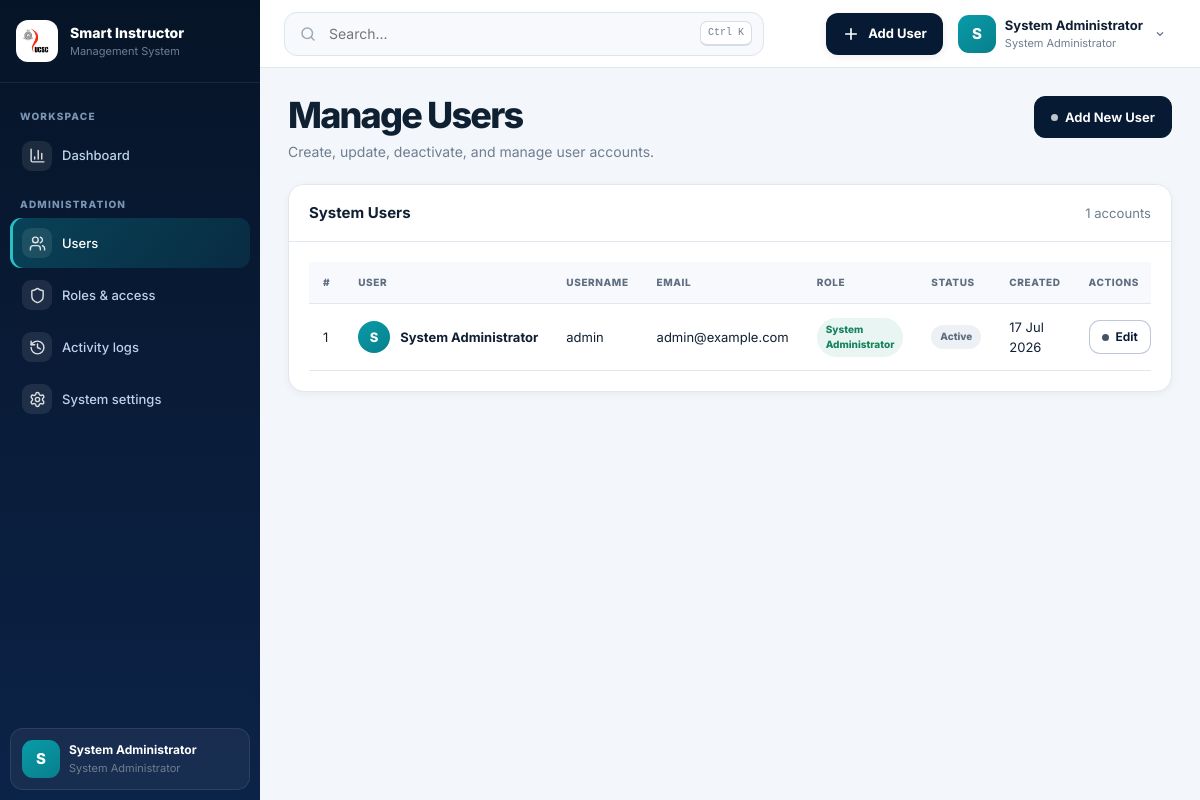
The page /admin/users.php (signed in) on the database its author committed.
### tables this page shows
CREATE TABLE `users` (
  `id` int(11) NOT NULL,
  `username` varchar(50) NOT NULL,
  `email` varchar(100) NOT NULL,
  `password` varchar(255) NOT NULL,
  `full_name` varchar(150) NOT NULL,
  `role_id` int(11) NOT NULL,
  `status` enum('active','inactive','suspended') DEFAULT 'active',
  `phone` varchar(20) DEFAULT NULL,
  `avatar_url` varchar(255) DEFAULT NULL,
  `created_at` timestamp NOT NULL DEFAULT current_timestamp(),
  `updated_at` timestamp NOT NULL DEFAULT current_timestamp() ON UPDATE current_timestamp()
);

CREATE TABLE `roles` (
  `id` int(11) NOT NULL,
  `role_name` varchar(100) NOT NULL,
  `description` text DEFAULT NULL,
  `created_at` timestamp NOT NULL DEFAULT current_timestamp()
);

### config/config.php (called while the page is built, shortened)
<?php
if (!function_exists('app_url')) {
    function app_url(string $path = ''): string {
        $path = ltrim($path, '/');
        return $path === '' ? SITE_URL : SITE_URL . '/' . $path;
    }
}

### includes/auth.php (called while the page is built, shortened)
<?php
require_once __DIR__ . '/../config/config.php';
require_once __DIR__ . '/../config/db.php';
function isLoggedIn() {
    return isset($_SESSION['user_id']) && !empty($_SESSION['user_id']);
}
function getCurrentUser() {
    global $pdo;
    static $cachedUser = null;
    if ($cachedUser === null) {
        $stmt = $pdo->prepare("SELECT u.*, r.role_name FROM users u JOIN roles r ON u.role_id = r.id WHERE u.id = ? LIMIT 1");
        $stmt->execute([$_SESSION['user_id']]);
        $cachedUser = $stmt->fetch();
    }
    return $cachedUser;
}
function getCurrentRoleId() {
    return isset($_SESSION['role_id']) ? (int)$_SESSION['role_id'] : null;
}
?>

### admin/users.php (the view, shortened to what this page needs)
<?php
require_once __DIR__ . '/../config/config.php';
require_once __DIR__ . '/../config/db.php';
require_once __DIR__ . '/../includes/auth.php';
require_once __DIR__ . '/../includes/functions.php';
require_once __DIR__ . '/../includes/dashboard_ui.php';
$users =$pdo->query("SELECT u.*, r.role_name FROM users u JOIN roles r ON u.role_id = r.id ORDER BY u.created_at DESC")->fetchAll(PDO::FETCH_ASSOC);
include __DIR__ . '/../includes/header.php';
?>
            <div class="page-toolbar">
                <div>
                    <h1>Manage Users</h1>
                    <p>Create, update, deactivate, and manage user accounts.</p>
                </div>
                <a href="<?= app_url('admin/add_user.php') ?>" class="btn btn-primary">
                    <span class="ui-dot" aria-hidden="true"></span>
                    Add New User
                </a>
            </div>
            <div class="card">
                <div class="card-header">
                    <h5>System Users</h5>
                    <span class="text-muted small"><?= count($users) ?> accounts</span>
                </div>
                <div class="card-body">
                    <div class="table-responsive">
                        <table class="table table-hover align-middle admin-table" id="manageUsersTable">
                            <thead>
                                <tr>
                                    <th>#</th>
                                    <th>User</th>
                                    <th>Username</th>
                                    <th>Email</th>
                                    <th>Role</th>
                                    <th>Status</th>
                                    <th>Created</th>
                                    <th class="text-end">Actions</th>
                                </tr>
                            </thead>
                            <tbody>
                                <?php foreach ($users as $index =>$user): ?>
                                    <tr>
                                        <td data-label="#"><?= $index + 1 ?></td>
                                        <td data-label="User">
                                            <div class="user-cell-flex">
                                                <?php
                                                    $cleanName = trim(preg_replace('/^(Dr\.|Prof\.|Mr\.|Mrs\.|Ms\.)\s+/i', '', $user['full_name'] ?? 'U'));$initial = mb_substr($cleanName, 0, 1);$avatarUrl = !empty($user['avatar_url']) ? app_url($user['avatar_url']) : null;
                                                ?>
                                                <?= sic_user_avatar($avatarUrl,$initial, 'avatar-mini') ?>
                                                <strong><?= htmlspecialchars($user['full_name']) ?></strong>
                                            </div>
                                        </td>
                                        <td data-label="Username"><?= htmlspecialchars($user['username']) ?></td>
                                        <td data-label="Email"><?= htmlspecialchars($user['email']) ?></td>
                                        <td data-label="Role"><span class="status-pill pill-blue"><?= htmlspecialchars(ucwords(str_replace('_', ' ', $user['role_name']))) ?></span></td>
                                        <td data-label="Status"><?= getStatusBadge($user['status']) ?></td>
                                        <td data-label="Created"><?= !empty($user['created_at']) ? date('d M Y', strtotime($user['created_at'])) : 'N/A' ?></td>
                                        <td data-label="Actions" class="text-end action-cell">
                                            <div class="action-btn-group">
                                                <a href="<?= app_url('admin/edit_user.php?id=' . (int)$user['id']) ?>" class="btn btn-sm btn-outline-primary">
                                                    <span class="ui-dot" aria-hidden="true"></span>
                                                    Edit
                                                </a>
                                            </div>
                                        </td>
                                    </tr>
                                <?php endforeach; ?>
                            </tbody>
                        </table>
                    </div>
                </div>
            </div>
<?php include __DIR__ . '/../includes/footer.php'; ?>

### includes/sidebar.php (shortened to what this page needs)
<?php
require_once __DIR__ . '/../config/config.php';
require_once __DIR__ . '/auth.php';
$currentRole = (int)getCurrentRoleId();
$currentPage = basename($_SERVER['PHP_SELF'] ?? '');
$currentUser = getCurrentUser() ?: [];
if (!function_exists('sidebar_link')) {
    function sidebar_link(string $path, string $label, string $icon, string $currentPage): void {
        $active = basename($path) === $currentPage ? ' active' : '';
        $iconUrl = app_url('assets/icons/' . $icon . '.svg');
        echo '<li><a class="sidebar-link' . $active . '" href="' . htmlspecialchars(app_url($path)) . '">';
        echo '<span class="sidebar-icon"><img src="' . htmlspecialchars($iconUrl) . '" alt=""></span>';
        echo '<span>' . htmlspecialchars($label) . '</span></a></li>';
    }
}
?>
<aside class="sidebar" id="sidebar">
  <div class="sidebar-head">
    <span class="sidebar-emblem"><img src="<?= app_url('assets/images/ucsc-logo.png') ?>" alt="UCSC"></span>
    <div><strong>Smart Instructor</strong><small>Management System</small></div>
  </div>
  <nav aria-label="Main navigation">
    <p class="sidebar-label">Workspace</p>
    <ul class="sidebar-nav">
      <?php
      $dashMap = [
        ROLE_ADMIN => 'admin/dashboard.php',
        ROLE_INSTRUCTOR => 'instructor/dashboard.php',
        ROLE_COORDINATOR => 'coordinator/dashboard.php',
        ROLE_CHIEF_COORDINATOR => 'chief_coordinator/dashboard.php',
        ROLE_NON_ACADEMIC => 'non_academic/dashboard.php',
        ROLE_PROJECT_COORDINATOR => 'project_coordinator/coordinator_dashboard.php',
        ROLE_DIRECTOR => 'director/dashboard.php'
      ];
      sidebar_link($dashMap[$currentRole] ?? 'index.php', 'Dashboard', 'chart-column', $currentPage);
      if ($currentRole === ROLE_ADMIN) {
        echo '<p class="sidebar-label">Administration</p>';
      }
      ?>
    </ul>
  </nav>
  <div class="sidebar-user">
    <span class="avatar"><?= htmlspecialchars(strtoupper(substr((string)($currentUser['full_name'] ?? 'U'), 0, 1))) ?></span>
    <span><strong><?= htmlspecialchars($currentUser['full_name'] ?? 'UCSC User') ?></strong><small><?= htmlspecialchars($currentUser['role_name'] ?? 'System User') ?></small></span>
  </div>
</aside>

### includes/navbar.php (shortened to what this page needs)
<?php
$roleId = function_exists('getCurrentRoleId') ? (int)getCurrentRoleId() : 0;
$userAvatarUrl = !empty($_SESSION['avatar_url']) ? app_url($_SESSION['avatar_url']) : (!empty($currentUser['avatar_url']) ? app_url($currentUser['avatar_url']) : null);
$cleanName = trim(preg_replace('/^(Dr\.|Prof\.|Mr\.|Mrs\.|Ms\.)\s+/i', '', $displayName ?? 'User'));
$firstInitial = mb_substr($cleanName, 0, 1);
?>
<header class="topbar">
  <div class="topbar-inner">
    <div class="topbar-left">
      <div class="global-search" role="search">
        <svg viewBox="0 0 24 24" fill="none" stroke="currentColor" stroke-width="2" stroke-linecap="round"><circle cx="11" cy="11" r="7"/><path d="m20 20-4-4"/></svg>
        <input id="globalSearch" type="search" placeholder="Search..." aria-label="Search this page">
        <kbd>Ctrl K</kbd>
      </div>
    </div>
    <div class="top-actions">
      <?php if ($roleId === ROLE_ADMIN): ?>
      <div class="menu-wrap">
        <button class="primary-action" type="button" data-menu-button="quickMenu" aria-expanded="false">
          <svg viewBox="0 0 24 24" fill="none" stroke="currentColor" stroke-width="2.2" stroke-linecap="round"><path d="M12 5v14M5 12h14"/></svg>
          <span>Add User</span>
        </button>
      </div>
      <?php endif; ?>
      <div class="menu-wrap">
        <button class="profile-button" type="button" data-menu-button="profileMenu" aria-expanded="false">
          <?= sic_user_avatar($userAvatarUrl, $firstInitial, 'avatar') ?>
          <span class="profile-copy">
            <strong><?= htmlspecialchars($displayName) ?></strong>
            <small><?= htmlspecialchars($roleName) ?></small>
          </span>
          <svg class="chevron" viewBox="0 0 24 24" fill="none" stroke="currentColor" stroke-width="2" stroke-linecap="round"><path d="m8 10 4 4 4-4"/></svg>
        </button>
      </div>
    </div>
  </div>
</header>

### includes/functions.php (shortened to what this page needs)
<?php
require_once __DIR__ . '/../config/config.php';
require_once __DIR__ . '/../config/db.php';
require_once __DIR__ . '/auth.php';
function sic_user_avatar(?string $avatarUrl, string $fallbackInitial = 'U', string $class = 'avatar'): string {
    $class = htmlspecialchars($class, ENT_QUOTES, 'UTF-8');
    $initial = htmlspecialchars(mb_strtoupper($fallbackInitial !== '' ? mb_substr($fallbackInitial, 0, 1) : 'U'), ENT_QUOTES, 'UTF-8');
    return '<span class="' . $class . '">' . $initial . '</span>';
}
function getStatusBadge($status) {
    $status = strtolower($status);
    $badges = [
        'active' => '<span class="badge bg-success">Active</span>',
        'inactive' => '<span class="badge bg-secondary">Inactive</span>',
        'pending' => '<span class="badge bg-warning text-dark">Pending</span>',
        'approved' => '<span class="badge bg-success">Approved</span>',
        'rejected' => '<span class="badge bg-danger">Rejected</span>',
        'assigned' => '<span class="badge bg-primary">Assigned</span>',
        'completed' => '<span class="badge bg-info">Completed</span>',
        'confirmed' => '<span class="badge bg-success">Confirmed</span>',
        'cancelled' => '<span class="badge bg-danger">Cancelled</span>',
        'scheduled' => '<span class="badge bg-primary">Scheduled</span>',
        'low' => '<span class="badge bg-secondary">Low</span>',
        'medium' => '<span class="badge bg-info">Medium</span>',
        'high' => '<span class="badge bg-warning text-dark">High</span>',
        'urgent' => '<span class="badge bg-danger">Urgent</span>',
        'handled' => '<span class="badge bg-success">Handled</span>',
    ];
    return $badges[$status] ?? '<span class="badge bg-secondary">' . ucfirst($status) . '</span>';
}

### admin/users.php (style rules this page uses)
.avatar-mini { width: 32px !important; height: 32px !important; min-width: 32px !important; min-height: 32px !important; flex: 0 0 32px !important; display: grid !important; place-items: center !important; border-radius: 50% !important; background: linear-gradient(145deg, var(--teal2, #0a9ba8), var(--teal, #087f8c)) !important; color: #ffffff !important; font-weight: 800 !important; font-size: 13px !important; overflow: hidden !important; }
.user-cell-flex { display: flex !important; align-items: center !important; gap: 10px !important; flex-wrap: nowrap !important; }
.user-cell-flex strong { white-space: nowrap !important; }
.action-cell { text-align: right !important; white-space: nowrap !important; }
.action-btn-group { display: inline-flex !important; align-items: center !important; justify-content: flex-end !important; gap: 8px !important; }
.action-btn-group .btn { margin: 0 !important; }

### rows shown on the page
users: full_name "S", full_name "System Administrator", role.role_name "System Administrator", username "admin", email "admin@example.com", status "Active", created_at "17 Jul 2026"

### other values the page prints
$label "Dashboard Users Roles & access Activity logs System settings"
count($users) "1"
